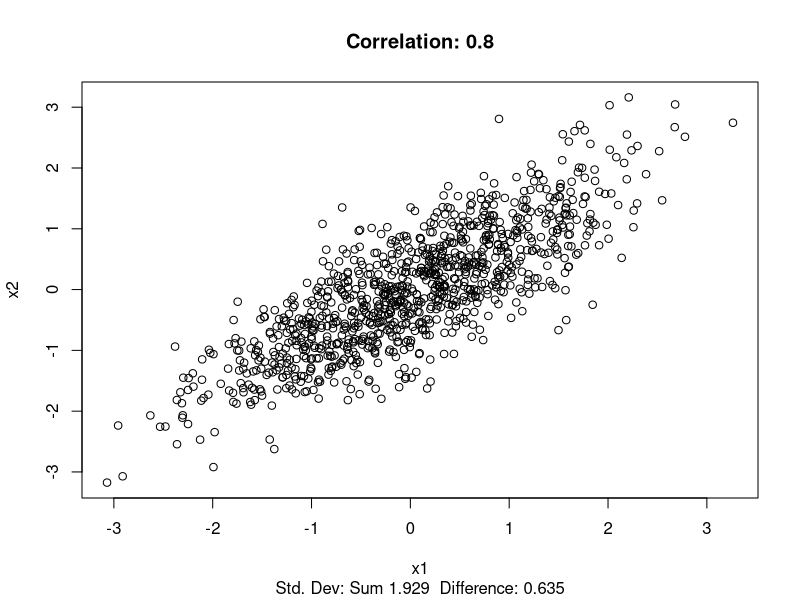
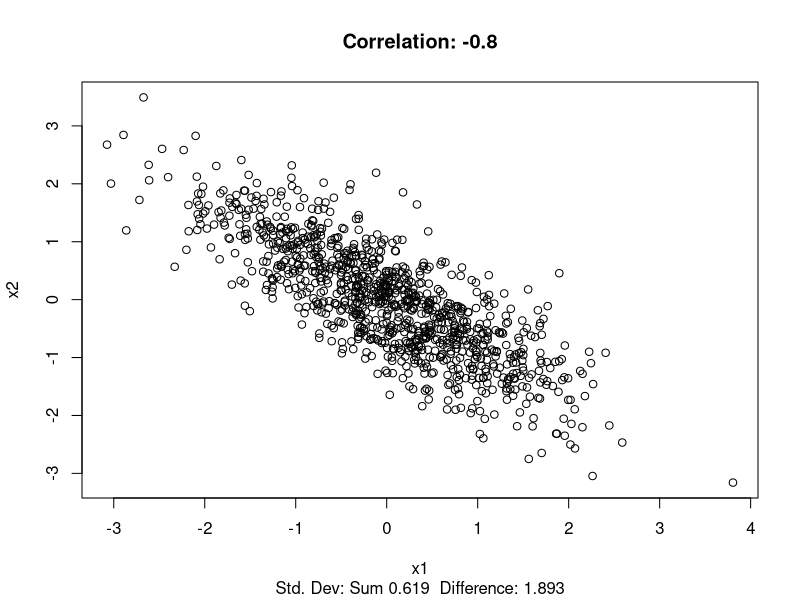

The R source for these figures, in order:
## ---- chunk 1
library(MASS)
plot.cor <- function(cor) {
  if(-1 < cor & cor < 1) {
mean.vec <- c(0,0)
sig.mat <- matrix(c(1,cor,cor,1), nrow=2)
df <- data.frame(mvrnorm(n=1000, mean.vec, sig.mat))
df$sum <- rowSums(df)
df$diff <- with(df, X1-X2)
plot(x=df$X1, y=df$X2, xlab="x1", ylab="x2", main=paste("Correlation:",cor), sub=paste("Std. Dev: Sum",round(sd(df$sum), digits=3)," Difference:",round(sd(df$diff), digits=3)))
  }
  else { cat("Correlation must be between -1 and 1") }
}
plot.cor(cor=0.8)
## ---- chunk 2
plot.cor(cor=-0.8)
